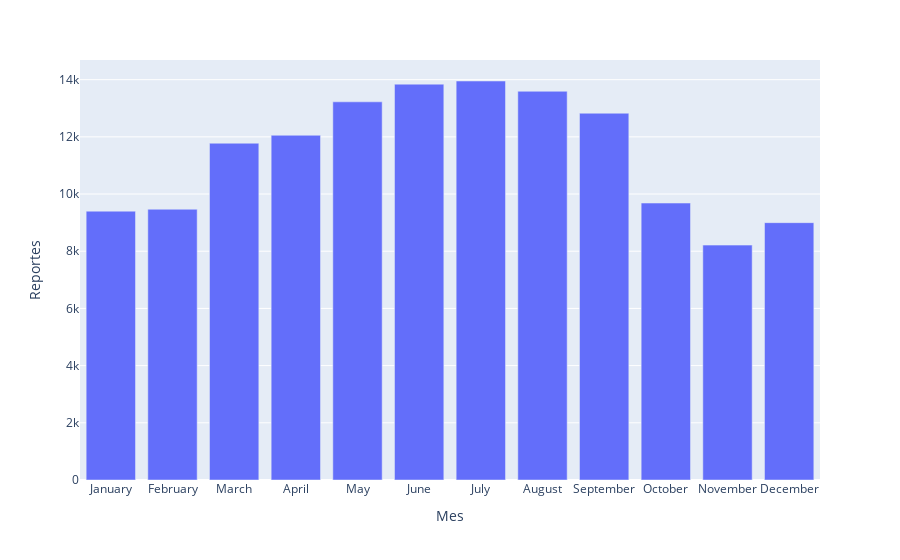

Notebook cell for this chart:
### Markdown cell above
##### 4.2 ¿On which month where most reports done?

### Code cell
# Add new "month" column.
violencia["mes"] = violencia["fecha_recepcion"].dt.month_name()

# Create dataframe from value counts on "month".
violencia_mes = pd.DataFrame(violencia["mes"].value_counts())
violencia_mes = violencia_mes.reset_index()
violencia_mes.columns = ['Mes', 'Reportes']

# Sort by name of month.
meses = ["January", "February", "March", "April", "May", "June", "July", "August", "September", "October", "November", "December"]
violencia_mes['Mes'] = pd.Categorical(violencia_mes['Mes'], categories=meses, ordered=True)
violencia_mes.sort_values(by='Mes',inplace=True)

# Graph.
violencia_mes = px.bar(violencia_mes, x="Mes", y="Reportes")
violencia_mes.update_layout(yaxis={'categoryorder':'total ascending'})
violencia_mes.show()

### Figure 1 — Plotly figure (JSON) as saved in the notebook; plotly's stock layout.template omitted (floating-point values rounded to 4 significant figures)
{"data": [{"alignmentgroup": "True", "hovertemplate": "Mes=%{x}<br>Reportes=%{y}<extra></extra>", "legendgroup": "", "marker": {"color": "#636efa", "pattern": {"shape": ""}}, "name": "", "offsetgroup": "", "orientation": "v", "showlegend": false, "textposition": "auto", "type": "bar", "x": ["January", "February", "March", "April", "May", "June", "July", "August", "September", "October", "November", "December"], "xaxis": "x", "y": [9401, 9468, 11777, 12055, 13225, 13843, 13953, 13594, 12826, 9685, 8214, 8999], "yaxis": "y"}], "layout": {"autosize": true, "barmode": "relative", "legend": {"tracegroupgap": 0}, "margin": {"t": 60}, "xaxis": {"anchor": "y", "autorange": true, "domain": [0, 1], "range": [-0.5, 11.5], "title": {"text": "Mes"}, "type": "category"}, "yaxis": {"anchor": "x", "autorange": true, "categoryorder": "total ascending", "domain": [0, 1], "range": [0, 14690.0], "title": {"text": "Reportes"}, "type": "linear"}}}
